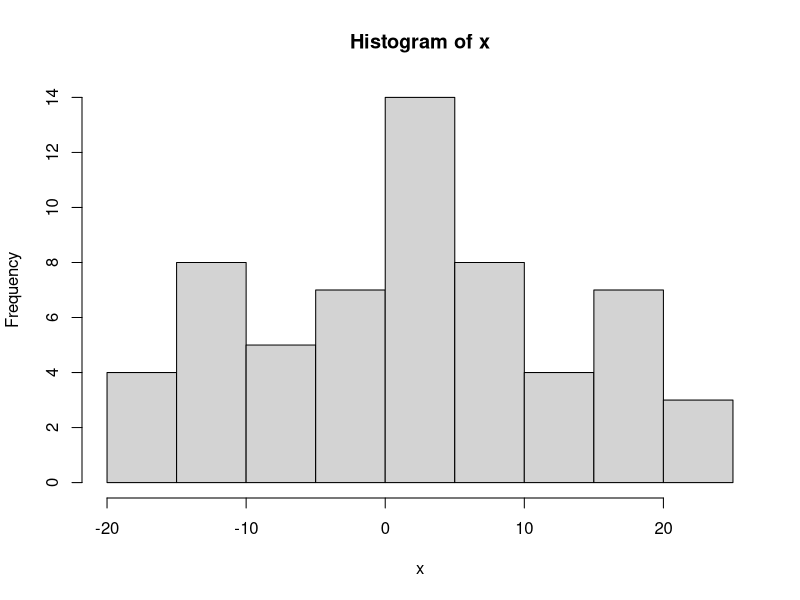
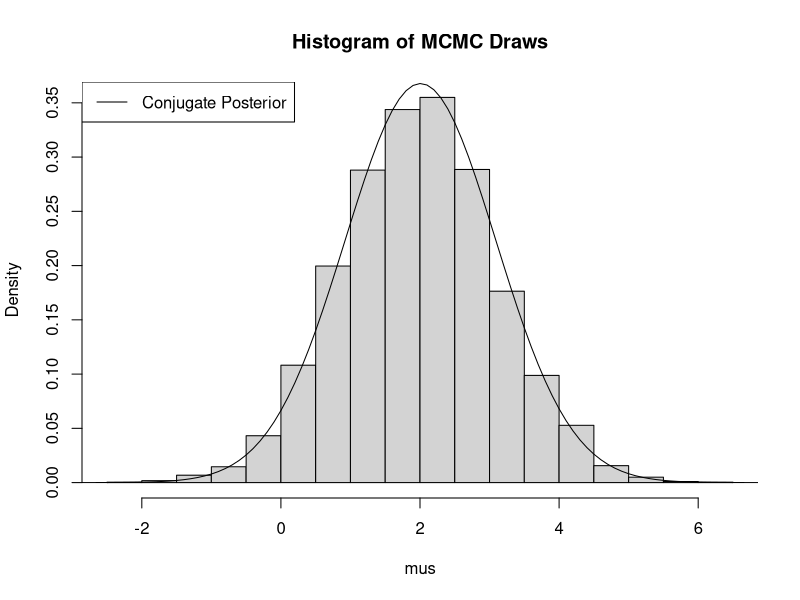
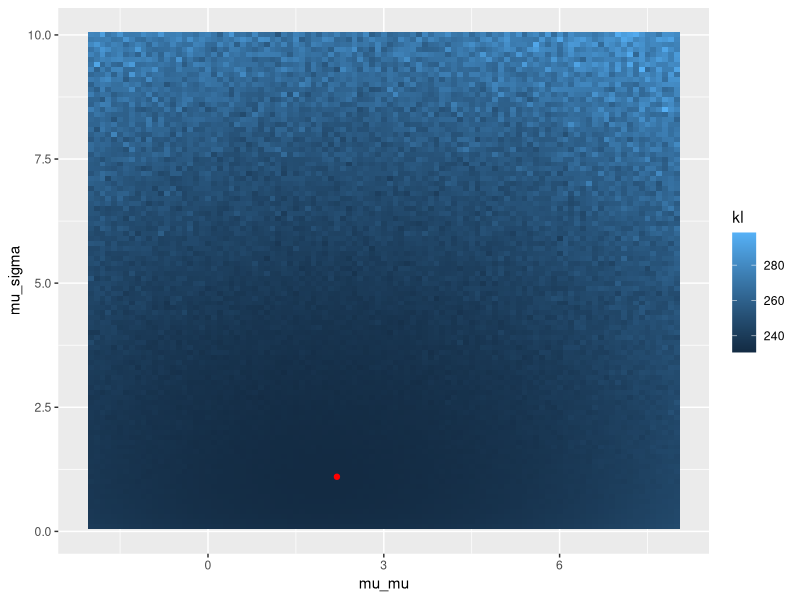
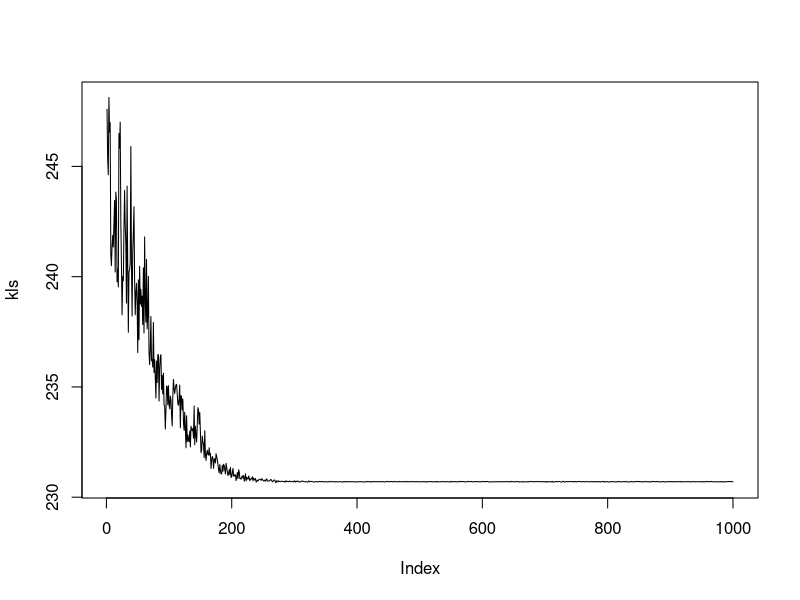
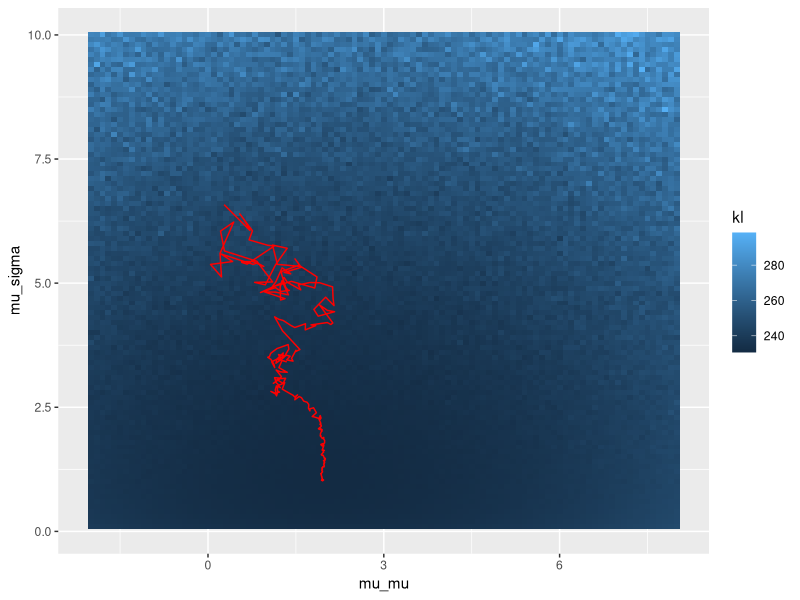
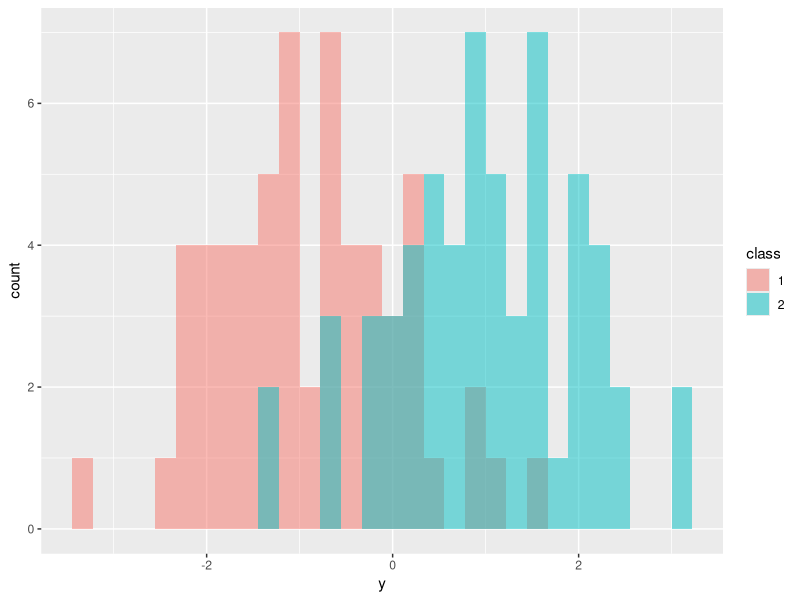
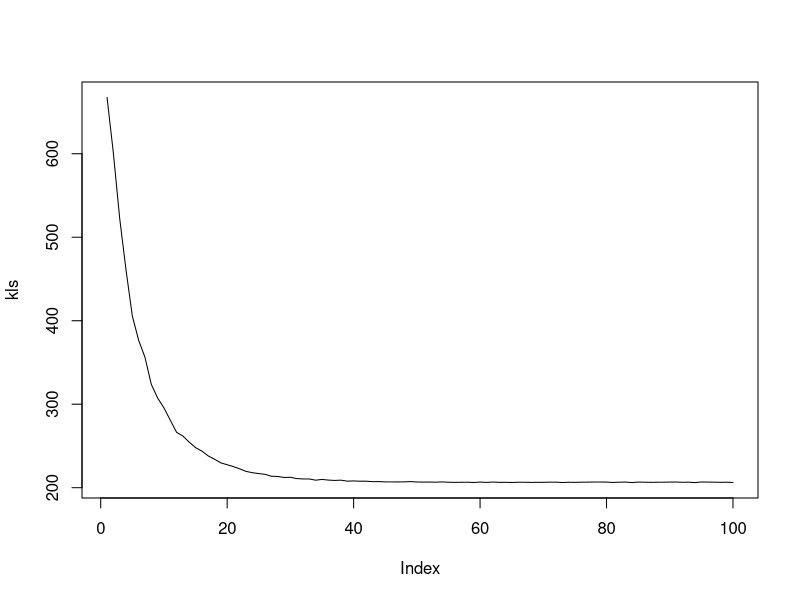
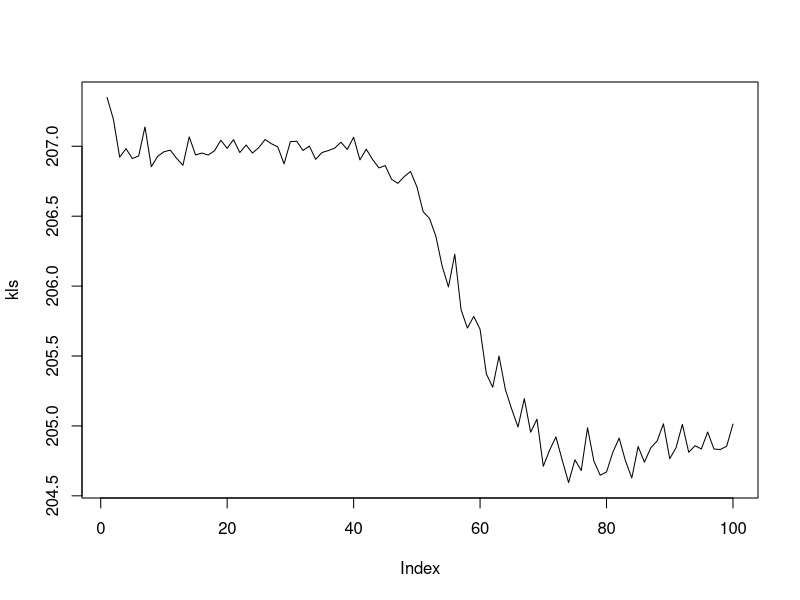

Write R code to recreate these figures, in order.
## ---- chunk 1
options(tidyverse.quiet = TRUE)
library(tidyverse)
library(gganimate)

set.seed(2021)
## ---- chunk 2
N <- 60
mu <- 3
sigma <- 10
x <- rnorm(N, mu, sigma)

hist(x)
## ---- chunk 3
prior_mu <- 2
prior_sigma <- 2

mu_mu_conj <- (prior_mu / prior_sigma^2 + sum(x) / sigma^2) / (1 / prior_sigma^2 + N / sigma^2) # posterior mean for mu
mu_sigma_conj <- sqrt(1 / (1 / prior_sigma^2 + N / sigma^2)) # posterior sd for mu

estimates <- data.frame(method = "Conjugate", mu_mu = mu_mu_conj, mu_sigma = mu_sigma_conj)
knitr::kable(estimates)
## ---- chunk 4
# we need a proposal distribution 
# very tiny jumps == high acceptance rate but slow mixing
jump_sigma <- 1
rproposal <- function(mu_) rnorm(1, mu_, jump_sigma) 
## ---- chunk 5
pacceptance <- function(mu1, mu0) {
  # calculations done in log for numerical stability (prevent underflows)
  log_likelihood1 <- dnorm(mu1, prior_mu, prior_sigma, log = TRUE) + sum(dnorm(x, mu1, sigma, log = TRUE))
  log_likelihood0 <- dnorm(mu0, prior_mu, prior_sigma, log = TRUE) + sum(dnorm(x, mu0, sigma, log = TRUE))
  exp(log_likelihood1 - log_likelihood0)
}
## ---- chunk 6
mu0 <- rnorm(1, prior_mu, prior_sigma) # select initial value from the prior (can be done other ways)
mus <- c() # collect the markov chain values here
# run Metropolis Hastings MCMC
iters <- 10000
for(i in 1:iters){
  mu1 <- rproposal(mu0) # propose new mu based on current mu
  acceptance_ratio <- pacceptance(mu1, mu0) # calculate acceptance probability
  # accept or reject with probability equal to acceptance_ratio
  u <- runif(1)
  mu0 <- ifelse(u <= acceptance_ratio, mu1, mu0) # if accept current mu it becomes previous mu for next step
  mus <- c(mus, mu0) # add current sample value to chain
}
## ---- chunk 7
mu_mu_mcmc <- mean(mus)
mu_sigma_mcmc <- sd(mus)

estimates <- rbind(estimates, data.frame(method = "MCMC", mu_mu = mu_mu_mcmc, mu_sigma = mu_sigma_mcmc))
knitr::kable(estimates)
## ---- chunk 8
x1 <- seq(-10, 20, by = 0.1)
hist(mus, freq = FALSE, main = "Histogram of MCMC Draws")
lines(y = dnorm(x1, mu_mu_conj, mu_sigma_conj ), x = x1)
legend("topleft", legend=c("Conjugate Posterior"), lty=c(1))
## ---- chunk 9
q_z <- rnorm
## ---- chunk 10
n_draws = 100 #number of draws for the expectation in KL divergence

kl_divergence <- function(posterior_mu, posterior_sigma){
  #take samples from approximate posterior distribution
  z <- q_z(n_draws, posterior_mu, posterior_sigma)
  #calculate elbo
  kl <- sapply(z, function(z_i){
    q_z <- dnorm(z_i, posterior_mu, posterior_sigma, log = TRUE)
    p_x_z <- sum(dnorm(x, z_i, sigma, log = TRUE)) 
    p_z <- dnorm(z_i, prior_mu, prior_sigma, log = TRUE)
    q_z - p_x_z - p_z
  })
  mean(kl) #take expectation
}
## ---- chunk 11
# grid search over all combinations of mu_vals and sigma_vals
mu_vals <- seq(-2, 8, by = 0.1)
sigma_vals <- seq(0.1, 10, by = 0.1)
to_search <- expand.grid(mu_vals, sigma_vals)
to_search$kl <- 0
for(i in 1:nrow(to_search)){
  to_search[i, "kl"] <- kl_divergence(to_search[i,1], to_search[i,2]) # calculate value of kl divergence at this combination and save
}
to_search <- setNames(to_search, c("mu_mu", "mu_sigma", "kl"))

# find best value in grid and report
best_val <- to_search[which.min(to_search$kl),]
estimates <- rbind(estimates, data.frame(method = "VI-Grid Search", mu_mu = best_val$mu_mu, mu_sigma = best_val$mu_sigma))
knitr::kable(estimates)
## ---- chunk 12
to_search %>% 
  ggplot(aes(x = mu_mu, y = mu_sigma, fill =kl)) +
  geom_tile() +
  geom_point(data = best_val, aes(x = mu_mu, y = mu_sigma), col="red")
## ---- chunk 13
# initialize the parameters
mu_mu_kl <- 0
mu_sigma_kl <- 7

# optimization settings
iters <- 1000
h <- 1e-1 # perturb the parameter by this much to estimate the gradient 
step_size <- 1e-2
# track how the posterior parameters change over the iterations
posterior_steps <- as.data.frame(matrix(0, nrow = iters, ncol = 2)) %>%  setNames(c("mu", "sigma"))
kls <- c() # collect the kl divergence values here

for(i in 1:iters){
  # step mu
  gradient1 <- (kl_divergence(mu_mu_kl + h, mu_sigma_kl) - kl_divergence(mu_mu_kl, mu_sigma_kl)) / h # finite difference for gradient
  mu_mu_kl <- mu_mu_kl - gradient1 * step_size
  
  # step sigma
  gradient2 <- (kl_divergence(mu_mu_kl, mu_sigma_kl + h) - kl_divergence(mu_mu_kl, mu_sigma_kl)) / h
  mu_sigma_kl <- mu_sigma_kl - gradient2 * step_size
  
  
  posterior_steps[i,] <- c(mu_mu_kl, mu_sigma_kl)
  kls <- c(kls, kl_divergence(mu_mu_kl, mu_sigma_kl))
}
## ---- chunk 14
plot(kls, type = "l")
## ---- chunk 15
estimates <- rbind(estimates, data.frame(method = "VI-Gradient Descent", mu_mu = mu_mu_kl, mu_sigma = mu_sigma_kl))
knitr::kable(estimates)
## ---- chunk 16
to_search %>% 
  ggplot() +
  geom_tile(aes(x = mu_mu, y = mu_sigma, fill = kl)) +
  geom_path(data = posterior_steps, aes(x = mu, y = sigma), col="red")
## ---- chunk 17
N_ <- 60
N <- N_ + N_

mus <- c(-1, 1)
sigma <- 1

y_1 <- rnorm(N_, mus[1], sigma)
y_2 <- rnorm(N_, mus[2], sigma)
y <- c(sort(y_1), sort(y_2))

y_df <- data.frame(class = as.factor(c(rep(1, N_), rep(2, N_))), y = y)
## ---- chunk 18
y_df %>%
  ggplot(aes(x = y, fill = class, group = class))+
  geom_histogram(position = "identity", alpha = 0.5)
## ---- chunk 19
prior_prob <- c(0.5, 0.5)
ndraws <- 100

kl_divergence <- function(y, posterior_vals, mu_params, sigma_params){
  #calculate elbo
  kl <- sapply(1:ndraws, function(i){
    #take samples from approximate distribution
    z <- ifelse(runif(length(y)) <= posterior_vals[,1], 1, 2)
    # calculate KL
    q_z <- sum(log(posterior_vals[cbind(1:length(y), z)])) # approximate posterior
    p_y_z <- sum(dnorm(y, mu_params[z], sigma_params[z], log = TRUE)) # likelihood
    p_z <- sum(log(prior_prob[z])) #prior
    q_z - p_y_z - p_z
  })
  mean(kl)
}
## ---- chunk 20
# initialize parameters
posterior_vals <- matrix(0.5, nrow = length(y), ncol = 2)
mu_params <- c(-3, 3)
sigma_params <- c(1, 1)

iters <- 100
# perturbation for posterior z
h <- 1
# perturbation for mu values
h_ <- 1e-1
h1 <- c(1, 0)
h2 <- c(0, 1)

step_size <- 1e-1
mu_step_size <- 1e-3

posterior_steps <- as.data.frame(matrix(0, nrow = iters, ncol = length(y)))
mu_steps <- as.data.frame(matrix(0, nrow = iters, ncol = 2)) %>% setNames(c("mu1", "mu2"))
kls <- c()

for(i in 1:iters){  
  # expectation
  # convert p to log odds (unconstrained space) before perturbing to stay in (0-1)
  offset_vals <- 1 / (1 + exp(-log(posterior_vals[,1] / posterior_vals[,2]) + h))
  offset_vals <- cbind(offset_vals, 1 - offset_vals)
  for(j in 1:N){
    # get gradient
    gradient <- (kl_divergence(y[j], offset_vals[j,,drop=FALSE], mu_params, sigma_params) - 
      kl_divergence(y[j], posterior_vals[j,,drop=FALSE], mu_params, sigma_params)) / h
    posterior_vals[j, 1] <- 1 / (1 + exp(-log(posterior_vals[j,1] / posterior_vals[j,2]) - gradient * step_size))
    # step
    posterior_vals[j, 2] <- 1 - posterior_vals[j, 1]
  }

  # maximization
  # step mu1 params
  gradient1 <- (kl_divergence(y, posterior_vals, mu_params + h_ * h1, sigma_params) - 
    kl_divergence(y, posterior_vals, mu_params, sigma_params)) / h_
  mu_params <- mu_params - h1 * gradient1 * mu_step_size
  
  # step mu2 params
  gradient2 <- (kl_divergence(y, posterior_vals, mu_params + h_ * h2, sigma_params) - 
    kl_divergence(y, posterior_vals, mu_params, sigma_params)) / h_
  mu_params <- mu_params - h2 * gradient2 * mu_step_size

  # save intermediate values for later
  posterior_steps[i,] <- posterior_vals[,2]
  mu_steps[i,] <- mu_params
  kl <- kl_divergence(y, posterior_vals, mu_params, sigma_params)
  kls <- c(kls, kl)
}
## ---- chunk 21
plot(kls, type = "l")
## ---- chunk 22
steps_df <- posterior_steps %>%
  mutate(ix = row_number()) %>%
  pivot_longer(-ix, names_to = "dim", values_to = "value") %>%
  mutate(
    class = as.factor(rep(c(rep(1,N_), rep(2,N_)), iters)),
    y = rep(y, iters)
  )

mu_df <- mu_steps %>%
  mutate(ix = row_number()) %>%
  pivot_longer(-ix, names_to = "mu", values_to = "mu_value")

learning_plot <- ggplot(steps_df, aes(y = value, x = y, color = class)) +
  geom_point() +
  geom_vline(data = mu_df, aes(xintercept = mu_value, color = mu)) +
  ggtitle("Posterior Probability of Class 2") +
  ylab("p(c=2)") +
  transition_manual(ix)

anim_save("latent_learning.gif", learning_plot)
## ---- chunk 23
knitr::include_graphics("latent_learning.gif")
## ---- chunk 24
# encoder network, this gives us out posterior distributio for z
categorical_network <- function(x, params){
  z <- x %*% params
  z <- exp(z) / rowSums(exp(z))
  z
}

# decoder network, this gives us our likelihood parametetrs given z
normal_network <- function(z, params){
  x <- z %*% params
  x[,2] <- exp(x[,2])
  x
}

prior_prob <- c(0.5, 0.5)
ndraws <- 100

kl_divergence <- function(encoder_params, decoder_params){
  posterior_vals <- categorical_network(y, encoder_params)
  #calculate elbo
  kl <- sapply(1:ndraws, function(i){
    #take samples from approximate distribution
    z <- ifelse(runif(length(y)) <= posterior_vals[,1], 1, 2)
    # convert to one hot encoding
    z_hot <- matrix(0, nrow = length(y), ncol = 2)
    z_hot[cbind(1:length(y), z)] <- 1
    
    # get likelihood parameters given z
    y_params <- normal_network(z_hot, decoder_params)

    # calculate KL
    q_z <- sum(log(posterior_vals[cbind(1:length(y), z)]))
    p_y_z <- sum(dnorm(y, y_params[,1], y_params[,2], log = TRUE))
    p_z <- sum(log(prior_prob[z]))
    q_z - p_y_z - p_z
  })

  mean(kl)
}
## ---- chunk 25
# randomly initialize parameters
encoder_params <- matrix(rnorm(2, 0, 0.01), nrow = 1)
decoder_params <- matrix(rnorm(4, 0, 0.01), nrow = 2)

iters <- 100
# perturbation parameters
h <- 1e-1
h11 <- c(1, 0)
h12 <- c(0, 1)
h21 <- matrix(c(1, 0, 0, 0), nrow = 2, byrow = TRUE)
h22 <- matrix(c(0, 1, 0, 0), nrow = 2, byrow = TRUE)
h23 <- matrix(c(0, 0, 1, 0), nrow = 2, byrow = TRUE)
h24 <- matrix(c(0, 0, 0, 1), nrow = 2, byrow = TRUE)
step_size <- 1e-2

# data structures for saving intermediate valuess
posterior_steps <- as.data.frame(matrix(0, nrow = iters, ncol = N))
mu_steps <- as.data.frame(matrix(0, nrow = iters, ncol = 2)) %>% setNames(c("mu1", "mu2"))
kls <- c()
for(i in 1:iters){
  # expectation
  # optimize encoder
  # get gradients and step
  gradient1 <- (kl_divergence(encoder_params + h * h11, decoder_params) - 
    kl_divergence(encoder_params, decoder_params)) / h
  encoder_params <- encoder_params - h11 * gradient1 * step_size
  
  gradient2 <- (kl_divergence(encoder_params + h * h12, decoder_params) - 
    kl_divergence(encoder_params, decoder_params)) / h
  encoder_params <- encoder_params - h12 * gradient2 * step_size 
  
  # maximization
  # optimize decoder
  # get gradients and step
  gradient3 <- (kl_divergence(encoder_params, decoder_params + h * h21) - 
    kl_divergence(encoder_params, decoder_params)) / h
  decoder_params <- decoder_params - h21 * gradient3 * step_size
  
  gradient4 <- (kl_divergence(encoder_params, decoder_params + h * h22) - 
    kl_divergence(encoder_params, decoder_params)) / h
  decoder_params <- decoder_params - h22 * gradient4 * step_size
  
  gradient5 <- (kl_divergence(encoder_params, decoder_params + h * h23) - 
    kl_divergence(encoder_params, decoder_params)) / h
  decoder_params <- decoder_params - h23 * gradient5 * step_size
  
  gradient6 <- (kl_divergence(encoder_params, decoder_params + h * h24) - 
    kl_divergence(encoder_params, decoder_params)) / h
  decoder_params <- decoder_params - h24 * gradient6 * step_size
  
  # save intermediate values for later
  posterior_steps[i,] <- categorical_network(y, encoder_params)[,1]
  mu_steps[i,] <- normal_network(c(1,2), decoder_params)
  kls <- c(kls, kl_divergence(encoder_params, decoder_params))
}
## ---- chunk 26
plot(kls, type = "l")
## ---- chunk 27
steps_df <- posterior_steps %>%
  mutate(ix = row_number()) %>%
  pivot_longer(-ix, names_to = "dim", values_to = "value") %>%
  mutate(
    class = as.factor(rep(c(rep(1,N_), rep(2,N_)), iters)),
    y = rep(y, iters)
  )

mu_df <- mu_steps %>%
  mutate(ix = row_number()) %>%
  pivot_longer(-ix, names_to = "mu", values_to = "mu_value")

learning_plot <- ggplot(steps_df, aes(y = value, x = y, color = class)) +
  geom_point() +
  geom_vline(data = mu_df, aes(xintercept = mu_value, color = mu)) +
  ggtitle("Posterior Probability of Class 2") +
  ylab("p(c=2)") +
  transition_manual(ix)

anim_save("amortized_latent_learning.gif", learning_plot)
## ---- chunk 28
knitr::include_graphics("amortized_latent_learning.gif")
